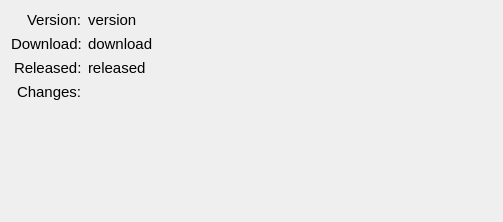
<?xml version="1.0" encoding="UTF-8"?>
<ui version="4.0">
 <class>UpdateInfoWidget</class>
 <widget class="QWidget" name="UpdateInfoWidget">
  <property name="geometry">
   <rect>
    <x>0</x>
    <y>0</y>
    <width>503</width>
    <height>222</height>
   </rect>
  </property>
  <property name="sizePolicy">
   <sizepolicy hsizetype="Preferred" vsizetype="Preferred">
    <horstretch>0</horstretch>
    <verstretch>0</verstretch>
   </sizepolicy>
  </property>
  <property name="minimumSize">
   <size>
    <width>100</width>
    <height>40</height>
   </size>
  </property>
  <property name="windowTitle">
   <string>Form</string>
  </property>
  <property name="styleSheet">
   <string notr="true">font-size: 11pt;</string>
  </property>
  <layout class="QFormLayout" name="formLayout">
   <property name="fieldGrowthPolicy">
    <enum>QFormLayout::ExpandingFieldsGrow</enum>
   </property>
   <property name="rowWrapPolicy">
    <enum>QFormLayout::DontWrapRows</enum>
   </property>
   <property name="labelAlignment">
    <set>Qt::AlignRight|Qt::AlignTop|Qt::AlignTrailing</set>
   </property>
   <property name="formAlignment">
    <set>Qt::AlignLeading|Qt::AlignLeft|Qt::AlignTop</set>
   </property>
   <item row="3" column="0">
    <widget class="QLabel" name="downloadLabel">
     <property name="text">
      <string>Download:</string>
     </property>
     <property name="alignment">
      <set>Qt::AlignLeading|Qt::AlignLeft|Qt::AlignTop</set>
     </property>
    </widget>
   </item>
   <item row="3" column="1">
    <widget class="QLabel" name="download">
     <property name="text">
      <string>download</string>
     </property>
     <property name="textFormat">
      <enum>Qt::RichText</enum>
     </property>
     <property name="alignment">
      <set>Qt::AlignLeading|Qt::AlignLeft|Qt::AlignTop</set>
     </property>
     <property name="wordWrap">
      <bool>false</bool>
     </property>
     <property name="indent">
      <number>0</number>
     </property>
     <property name="openExternalLinks">
      <bool>true</bool>
     </property>
     <property name="textInteractionFlags">
      <set>Qt::TextBrowserInteraction</set>
     </property>
    </widget>
   </item>
   <item row="2" column="0">
    <widget class="QLabel" name="versionLabel">
     <property name="text">
      <string>Version:</string>
     </property>
     <property name="alignment">
      <set>Qt::AlignLeading|Qt::AlignLeft|Qt::AlignTop</set>
     </property>
    </widget>
   </item>
   <item row="2" column="1">
    <widget class="QLabel" name="version">
     <property name="text">
      <string>version</string>
     </property>
     <property name="textFormat">
      <enum>Qt::PlainText</enum>
     </property>
     <property name="alignment">
      <set>Qt::AlignLeading|Qt::AlignLeft|Qt::AlignTop</set>
     </property>
     <property name="wordWrap">
      <bool>false</bool>
     </property>
     <property name="indent">
      <number>0</number>
     </property>
     <property name="textInteractionFlags">
      <set>Qt::TextBrowserInteraction</set>
     </property>
    </widget>
   </item>
   <item row="4" column="0">
    <widget class="QLabel" name="releasedLabel">
     <property name="minimumSize">
      <size>
       <width>0</width>
       <height>0</height>
      </size>
     </property>
     <property name="text">
      <string>Released:</string>
     </property>
     <property name="alignment">
      <set>Qt::AlignLeading|Qt::AlignLeft|Qt::AlignTop</set>
     </property>
    </widget>
   </item>
   <item row="4" column="1">
    <widget class="QLabel" name="released">
     <property name="text">
      <string>released</string>
     </property>
     <property name="textFormat">
      <enum>Qt::PlainText</enum>
     </property>
     <property name="alignment">
      <set>Qt::AlignLeading|Qt::AlignLeft|Qt::AlignTop</set>
     </property>
     <property name="wordWrap">
      <bool>false</bool>
     </property>
     <property name="indent">
      <number>0</number>
     </property>
     <property name="textInteractionFlags">
      <set>Qt::TextBrowserInteraction</set>
     </property>
    </widget>
   </item>
   <item row="5" column="1">
    <widget class="QLabel" name="message">
     <property name="sizePolicy">
      <sizepolicy hsizetype="MinimumExpanding" vsizetype="Maximum">
       <horstretch>0</horstretch>
       <verstretch>0</verstretch>
      </sizepolicy>
     </property>
     <property name="styleSheet">
      <string notr="true"/>
     </property>
     <property name="text">
      <string>&lt;style&gt;ul { margin: -30px;}&lt;/style&gt;</string>
     </property>
     <property name="textFormat">
      <enum>Qt::RichText</enum>
     </property>
     <property name="alignment">
      <set>Qt::AlignLeading|Qt::AlignLeft|Qt::AlignTop</set>
     </property>
     <property name="wordWrap">
      <bool>true</bool>
     </property>
     <property name="indent">
      <number>0</number>
     </property>
     <property name="textInteractionFlags">
      <set>Qt::TextBrowserInteraction</set>
     </property>
    </widget>
   </item>
   <item row="5" column="0">
    <widget class="QLabel" name="messageLabel">
     <property name="sizePolicy">
      <sizepolicy hsizetype="Preferred" vsizetype="Preferred">
       <horstretch>0</horstretch>
       <verstretch>0</verstretch>
      </sizepolicy>
     </property>
     <property name="text">
      <string>Changes:</string>
     </property>
     <property name="alignment">
      <set>Qt::AlignLeading|Qt::AlignLeft|Qt::AlignTop</set>
     </property>
    </widget>
   </item>
  </layout>
 </widget>
 <resources/>
 <connections/>
</ui>
